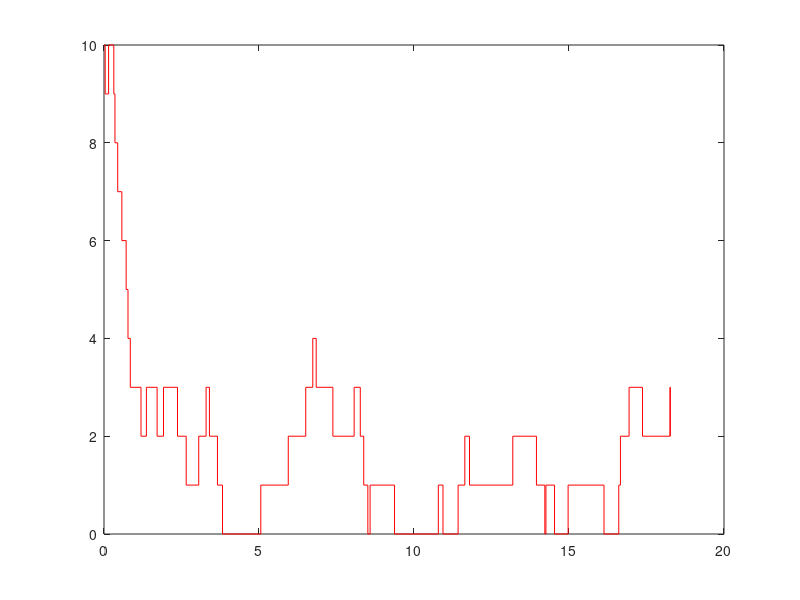

The MATLAB script that drew this image:
clear;
close all;

K=1; T=50; n=10;
time=zeros(size(T)); 
nn=n*ones(size(T));

for t=1:T % number of events
    T=-(1/(K+nn(t)))*log(rand); 
    time(t+1) = time(t)+T;
    % time for an event, time is updated
    r = rand;
    if r<K/(K+nn(t)) n=n+1; % production
    else n=n-1; % degradation
    end
    nn(t+1)=n; % length is updated
end
figure(1);
stairs(time,nn,'r');